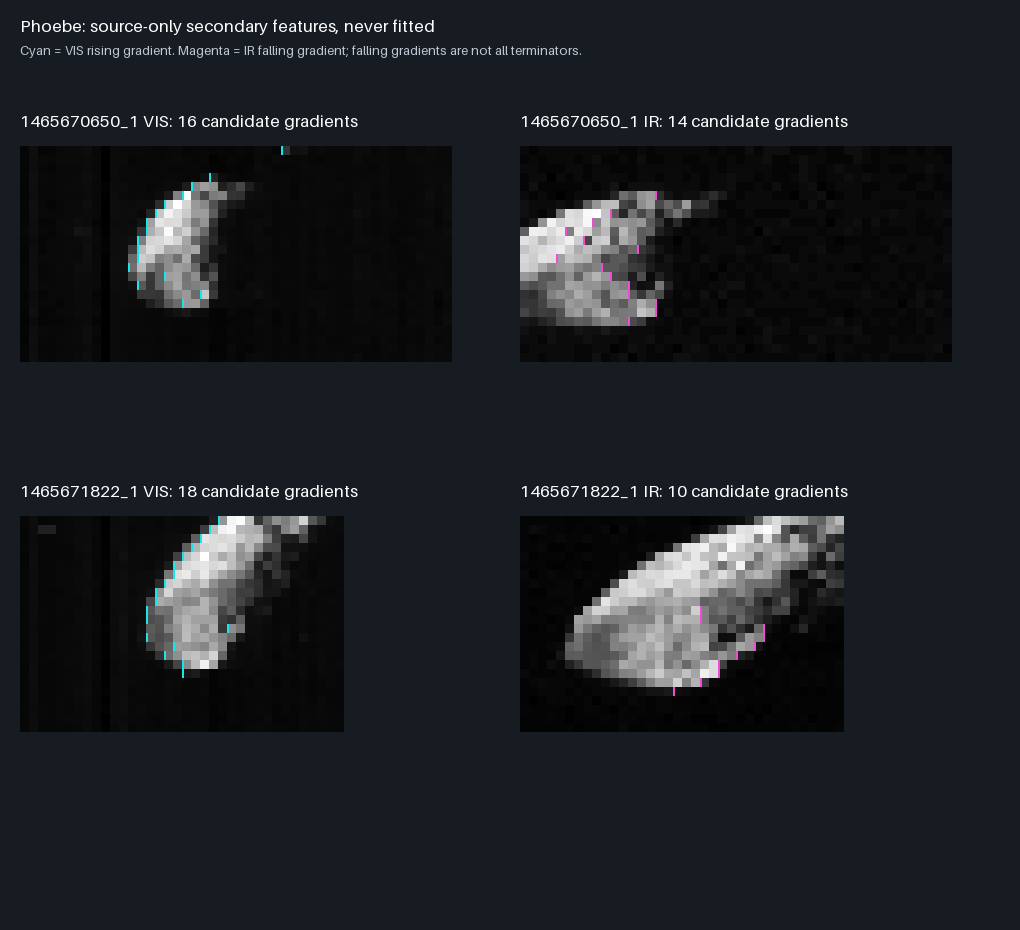

Python code for this plot:
"""Source-only untouched VIS rising edges and IR falling edges, without a fit."""
from pathlib import Path
import hashlib,json,math,re,struct
from PIL import Image,ImageDraw,ImageFont

ROOT=Path(__file__).resolve().parents[5]
OUT=Path(__file__).resolve().parent
NATIVE=ROOT/'output/b9-source-intake/phoebe/native'
pins={p['file']:p for p in json.loads((NATIVE/'download-receipts.json').read_text())}
result={'scope':'Additional source-only gradient candidates excluded from all fitting. IR falling gradients can be topographic shadows or albedo boundaries, not necessarily the geometric terminator. VIS is one clean band because its0.9um comparison has strong detector artifacts.',
        'selection':'Same empirical last-two-row background extrema, unique strongest signed horizontal difference. IR requires exact agreement between1.80374 and2.23295um; VIS uses0.70288um. Rising edge requires dark first sample; falling edge requires dark last sample. These rules govern feature fitting only and are not science-validity masks.',
        'observations':[]}
panel=Image.new('RGB',(1020,930),'#171b22');draw=ImageDraw.Draw(panel)
font,small=ImageFont.load_default(size=17),ImageFont.load_default(size=13)
draw.text((20,15),'Phoebe: source-only secondary features, never fitted',font=font,fill='white')
draw.text((20,42),'Cyan = VIS rising gradient. Magenta = IR falling gradient; falling gradients are not all terminators.',font=small,fill='#bec8d2')
for k,(ident,ch) in enumerate((('1465670650_1','vis'),('1465670650_1','ir'),('1465671822_1','vis'),('1465671822_1','ir'))):
    path=NATIVE/f'C{ident}_{ch}.cub';raw=path.read_bytes();assert hashlib.sha256(raw).hexdigest()==pins[path.name]['sha256']
    label=raw[:65536].decode('ascii').rstrip('\0')
    integer=lambda name:int(re.search(r'^\s*'+name+r'\s*=\s*(\d+)',label,re.M).group(1))
    w,h=integer('Samples'),integer('Lines')
    bb=re.search(r'Group = BandBin\n(.*?)End_Group',label,re.S).group(1)
    waves=[float(x) for x in re.search(r'Center\s*=\s*\((.*?)\)',bb,re.S).group(1).split(',')]
    targets=(.7,) if ch=='vis' else (1.8,2.23)
    bands=[min(range(len(waves)),key=lambda i:abs(waves[i]-target)) for target in targets]
    arrays=[struct.unpack_from('<'+'f'*(w*h),raw,65536+band*w*h*4) for band in bands]
    assert all(math.isfinite(v) and abs(v)<1e30 for a in arrays for v in a)
    sign=1 if ch=='vis' else -1
    backgrounds=[]
    for a in arrays:
        backgrounds.append({'maximumIf':max(a[(h-2)*w:]),'maximumSignedDifference':max(sign*(a[y*w+x+1]-a[y*w+x]) for y in (h-2,h-1) for x in range(w-1))})
    candidates=[];rejected=[]
    for y in range(h-2):
        indices=[];reason=None
        for a,bg in zip(arrays,backgrounds):
            row=a[y*w:(y+1)*w];ds=[sign*(b-a) for a,b in zip(row,row[1:])];peak=max(ds)
            if row[0 if sign>0 else -1]>bg['maximumIf']:reason='source-edge-touching-frame-or-background-exceedance';break
            if peak<=bg['maximumSignedDifference']:reason='source-gradient-within-background-envelope';break
            if ds.count(peak)!=1:reason='nonunique-source-gradient';break
            indices.append(ds.index(peak))
        if reason is None and len(set(indices))!=1:reason='source-bands-disagree-on-gradient-position'
        if reason:rejected.append({'lineZeroBased':y,'reason':reason});continue
        candidates.append({'lineZeroBased':y,'samplePosition':indices[0]+.5})
    low,high=min(arrays[0]),max(arrays[0]);im=Image.new('RGB',(w,h))
    im.putdata([(g,g,g) for g in [round(255*(v-low)/(high-low)) for v in arrays[0]]])
    im=im.resize((w*9,h*9),Image.Resampling.NEAREST);d=ImageDraw.Draw(im)
    for p in candidates:
        x,y=p['samplePosition'],p['lineZeroBased'];d.line(((x+.5)*9,(y+.1)*9,(x+.5)*9,(y+.9)*9),fill='#19e4e8' if sign>0 else '#f04bd5',width=2)
    x0,y0=20+(k%2)*500,110+(k//2)*370
    draw.text((x0,y0),f'{ident} {ch.upper()}: {len(candidates)} candidate gradients',font=font,fill='white');panel.paste(im,(x0,y0+36))
    result['observations'].append({'observationId':ident,'channel':ch,'gradientSign':sign,'bandsOneBased':[i+1 for i in bands], 'wavelengthsMicrometers':[waves[i] for i in bands],'backgrounds':backgrounds,'candidates':candidates,'rejectedRows':rejected})
panel.save(OUT/'secondary-image-candidates.png');(OUT/'secondary-image-candidates.json').write_text(json.dumps(result,indent=2)+'\n')
print(json.dumps([{k:v for k,v in o.items() if k in ('observationId','channel','candidates')} for o in result['observations']],indent=2))
